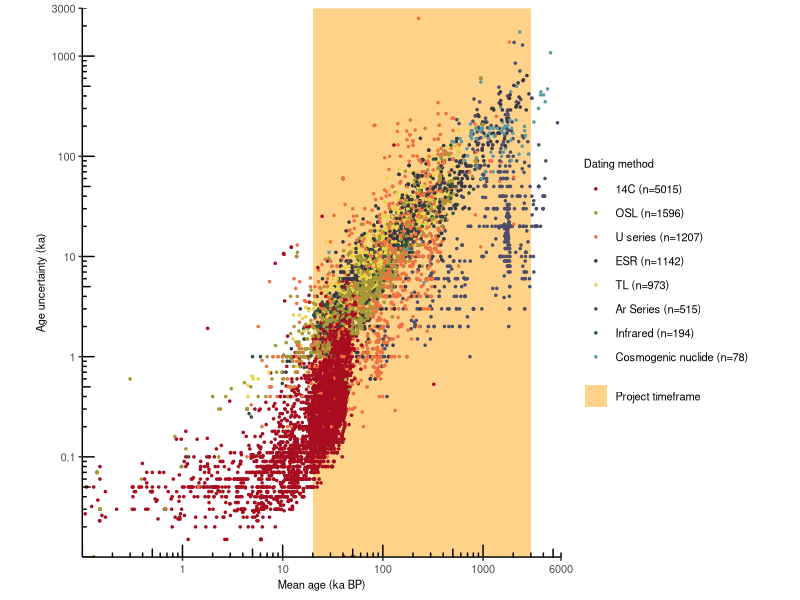
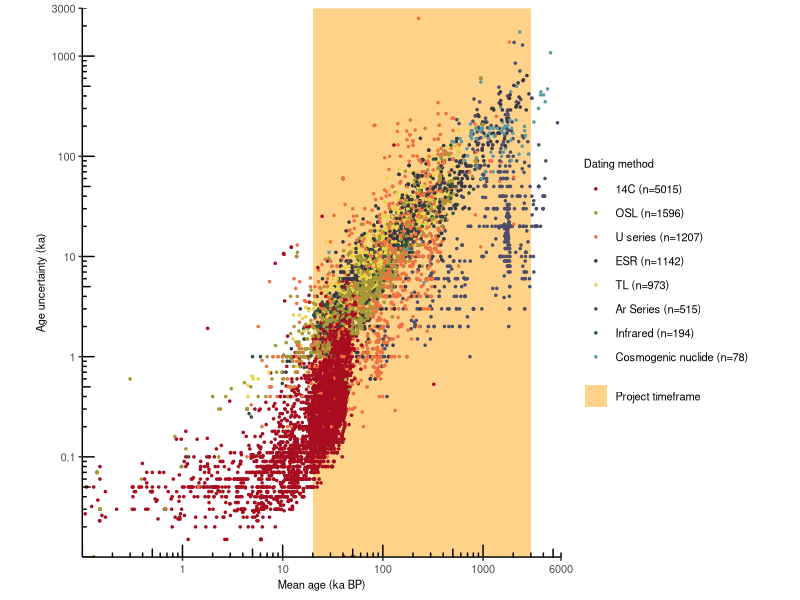
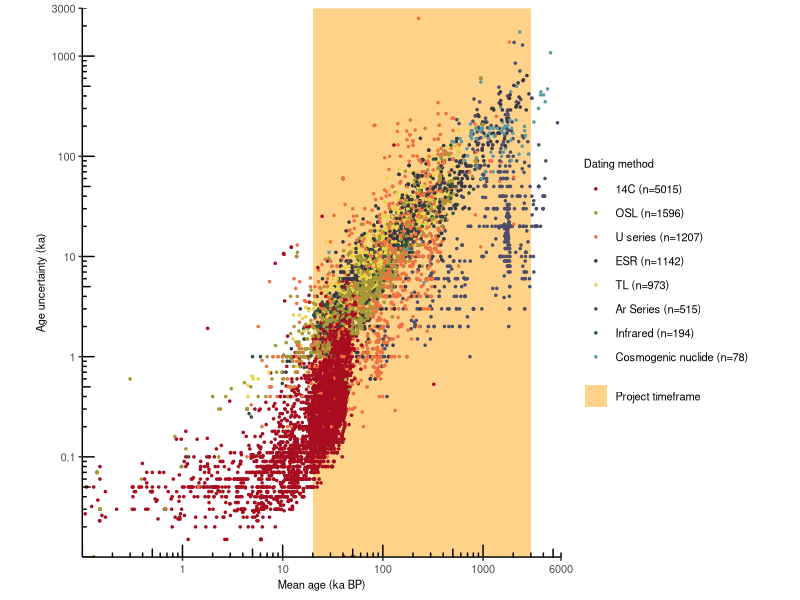

Source code (R) for these figures, in order:
library(tidyverse)
library(readr)

# Import data
table1 <- read_delim("fig_coverage_temporal/table_archaeological_layer_age.csv", 
                      delim = ";", escape_double = FALSE, trim_ws = TRUE, 
                      skip = 1) %>% 
  mutate(age_range=pmax(positive_standard_deviation, negative_standard_deviation)) %>% 
  select(age_mean=age, age_range, dating_method)

table2 <- read_delim("fig_coverage_temporal/table_assemblage_age.csv", 
                      delim = ";", escape_double = FALSE, trim_ws = TRUE, 
                      skip = 1) %>% 
  mutate(age_range=pmax(positive_standard_deviation, negative_standard_deviation)) %>% 
  select(age_mean=age, age_range, dating_method)

table3 <- read_delim("fig_coverage_temporal/table_geological_layer_age.csv", 
                      delim = ";", escape_double = FALSE, trim_ws = TRUE, 
                      skip = 1) %>% 
  mutate(age_range=pmax(positive_standard_deviation, negative_standard_deviation)) %>% 
  select(age_mean=age, age_range, dating_method)

table <- rbind(table1, table2, table3)
table <- table %>% mutate(dating_method=recode(dating_method,
                                                    '14C (radiocarbon) dating'='14C',
                                                    'OSL (optically stimulated thermoluminescence) dating' = 'OSL',
                                                    'U series (uranium-thorium) dating'='U series',
                                                    'ESR (electron spin resonance) dating' = 'ESR',
                                                    'TL (thermoluminescence) dating'='TL',
                                                    'ESR (electron spin resonance) dating, U series (uranium-thorium) dating' = 'Multiple methods',
                                                    'Ar/Ar (argon-argon) dating'='Ar Series',
                                                    'IRSL (infrared stimulated luminescence) dating'='Infrared',
                                                    'AAR (amino acid racemization) dating'='Other',
                                                    'IRSL post-IR (post-infrared infrared stimulated luminescence) dating'='Infrared',
                                                    'U series (uranium-lead) dating'='U series',
                                                    'K/Ar (potassium-argon) dating'='Ar Series',
                                                    'unknown'='Unknown',
                                                    'Al/Be (aluminum-beryllium) dating'='Cosmogenic nuclide',
                                                    'cosmogenic nuclide dating'='Cosmogenic nuclide',
                                                    'biostratigraphy'='Other',
                                                    'IRSL (infrared stimulated luminescence) dating, TL (thermoluminescence) dating'= 'Multiple methods',
                                                    'oxygen isotope stratigraphy, magnetic susceptibility'='Other',
                                                    'ESR (electron spin resonance) dating, U series (uranium-lead) dating, U series (uranium-thorium) dating'='Multiple methods',
                                                    'magnetostratigraphy'='Other',
                                                    '14C (radiocarbon) dating, ESR (electron spin resonance) dating'='Multiple methods',
                                                    'geology'='Other',
                                                    'IR-RF (infrared radiofluorescence) dating'='Infrared',
                                                    'ITL (isothermal thermoluminescence) dating'='TL',
                                                    'oxygen isotope stratigraphy'='Other',
                                                    'fission track dating'='Other',
                                                    'OSL (optically stimulated thermoluminescence) dating, IRSL (infrared stimulated luminescence) dating, TL (thermoluminescence) dating'='Multiple methods',
                                                    'magnetic susceptibility'='Other',
                                                    'OSL (optically stimulated thermoluminescence) dating, TL (thermoluminescence) dating'= 'Multiple methods',
                                                    'Al/Be (aluminum-beryllium) dating, cosmogenic nuclide dating'='Multiple methods',
                                                    'obsidian hydration dating'='Other',
                                                    'TL (thermoluminescence) dating, IRSL (infrared stimulated luminescence) dating'='Multiple methods',
                                                    'Ar/Ar (argon-argon) dating, geology' = 'Ar Series',
                                                    'geology, magnetostratigraphy'='Other',
                                                    'IRSL (infrared stimulated luminescence) dating, OSL (optically stimulated thermoluminescence) dating'='Multiple methods',
                                                    'Rb/Sr (rubidium-strontium) dating'='Other',
                                                    'tephrostratigraphy'='Other'))
                                                        
table$dating_method <- table$dating_method %>% replace_na('Unknown')
nrow(table) # total number of 'temporal information'

table <- table %>% 
  filter(!dating_method %in% c('Multiple methods', 'Other', 'Unknown'))
table <- table %>% 
  filter(!age_range==1000000) %>% 
  mutate(dating_method = factor(dating_method, levels=table %>% count(dating_method, sort=T) %>% pull(dating_method)))  # Reorder factor by size


table %>% count(dating_method, sort=T)
nrow(table)

## Theme
theme_pub <-  function(){
  list(theme_classic(),
       theme(text=element_text(size=8), #change font size of all text
             axis.text=element_text(size=8), #change font size of axis text
             axis.title=element_text(size=8), #change font size of axis titles
             plot.title=element_text(size=8), #change font size of plot title
             legend.text=element_text(size=8), #change font size of legend text
             legend.title=element_text(size=8)
       ))
}

color_discrete <- c('#a70d1f','#a59837','#f07241','#383846','#e7d448','#4d4e6b','#2e5440','#5d9ca5')
label_discrete <- paste0(levels(table$dating_method),' (n=',table %>% count(dating_method, sort=T) %>% pull(n),')')  # Combine names with n

# Plot ----

plt1 <- ggplot()+
  coord_fixed()+
  geom_rect(aes(xmin = 20000, xmax = 3000000, ymin = 0, ymax = Inf, fill='scope'))+
  geom_point(data=table, aes(x=age_mean, y=age_range, color=dating_method), alpha=1, shape=20, size=1)+
  scale_x_log10(breaks = c(1000, 10000, 100000, 1000000, 6000000), limits=c(100,6000000),
                labels = c(1, 10, 100, 1000, 6000), expand = c(0,0))+
  scale_y_log10(breaks = c(100, 1000, 10000, 100000, 1000000, 3000000), limits=c(10,3000000),
                labels = c(.1, 1, 10, 100, 1000, 3000), expand = c(0,0))+
  annotation_logticks()+
  labs(x='Mean age (ka BP)', y='Age uncertainty (ka)')+
  scale_fill_manual(name=NULL,
                    values = '#FFD28A',
                    labels = c('Project timeframe'),
                    guide = guide_legend(override.aes = list(alpha = 1)))+
  scale_color_manual(name='Dating method', values=color_discrete, labels=label_discrete)+
  theme_pub()+
  theme(legend.position='right',
    #legend.background = element_rect(fill='#FFFFFF00',
    #                                 size=.5, linetype="solid", 
    #                                 colour = NA),
    #legend.key=element_blank(),
    legend.spacing.y = unit(0, 'pt'),
    panel.grid.minor = element_blank(),
    panel.grid.major = element_blank(),
    plot.margin = margin(l=6, t=6, b=6, r=12, 'pt'))+
  guides(color = guide_legend(ncol = 1, byrow = TRUE))

plt1
ggsave('fig_coverage_temporal/fig_coverage_temporal.png', width=132, height=90, units='mm', dpi=300, bg='white')
ggsave('fig_coverage_temporal/fig_coverage_temporal.tiff', width=132, height=90, units='mm', dpi=300, bg='white')


#https://colordesigner.io/gradient-generator
